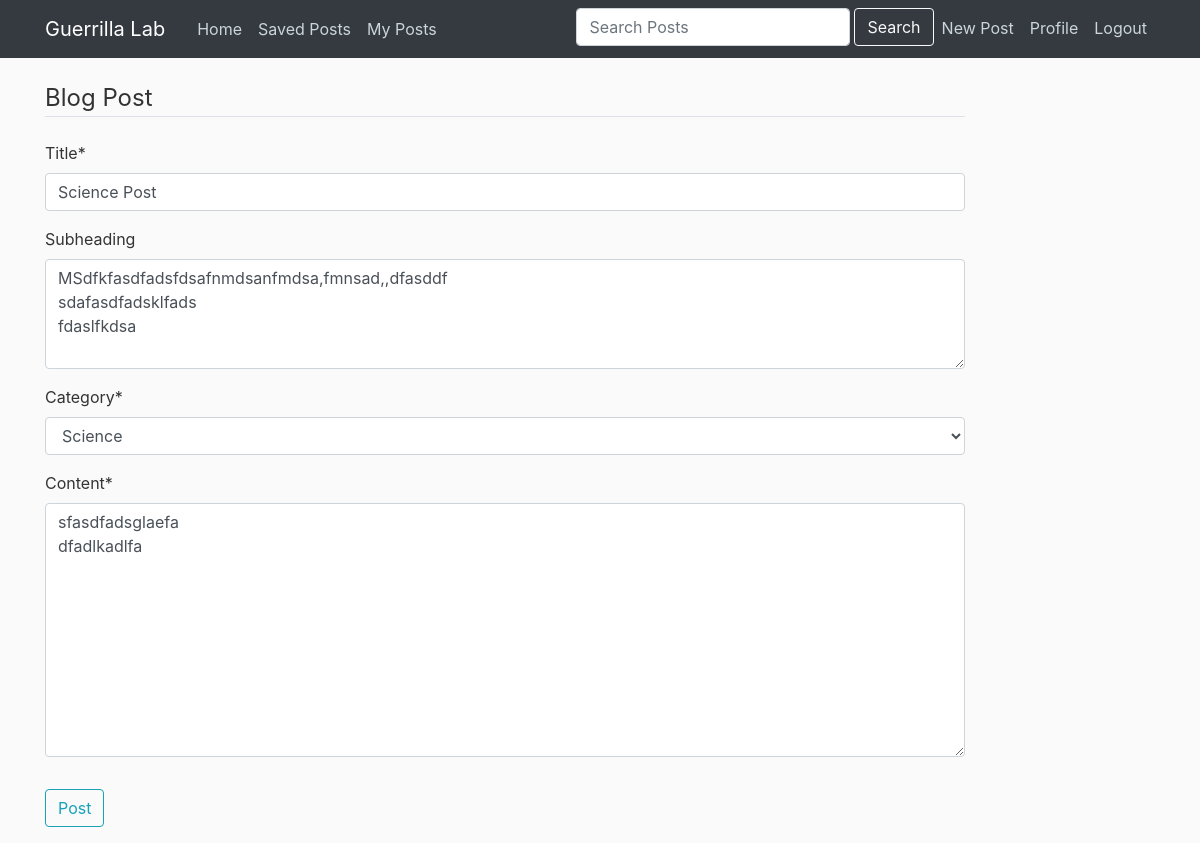
Screenshot of /post/37/update/ (signed in) with the database file from the repository.
### blog/models.py (models this page shows, shortened)
class Post(models.Model):
    title = models.CharField(max_length=100)
    content = models.TextField()
    subheading = models.TextField(max_length=255, blank=True, default=None)
    date_posted = models.DateTimeField(default=timezone.now)
    author = models.ForeignKey(User, on_delete=models.CASCADE)
    category = models.CharField(max_length=30, default=None)
    tags = TaggableManager(blank=True)

### blog/views.py (the view, shortened to what this page needs)
# urls.py: path('post/<int:pk>/update/', PostUpdateView.as_view(), name='post-update'),
class PostUpdateView(LoginRequiredMixin, UserPassesTestMixin, UpdateView):
    model = Post
    form_class = PostForm
    def test_func(self):
        post = self.get_object()
        if self.request.user == post.author:
            return True
        return False

### blog/forms.py
class PostForm(forms.ModelForm):
    class Meta:
        list_categories = Category.objects.all().values_list('category_name', 'category_name')
        choices = []
        for i in range(len(list_categories)):
            choices.append(list_categories[i])
            choices.sort()
        model = Post
        fields = ('title', 'subheading', 'category', 'content')
        widgets = {
            'title' : forms.TextInput(attrs={'class':'form-control'}),
            'subheading' : forms.Textarea(attrs={'rows':4}),
            'category' : forms.Select(choices=choices, attrs={'class':'form-control'}),
            'content' : forms.Textarea(attrs={'class':'form-control'})
        }

### blog/templates/blog/post_form.html (shortened to what this page needs)
{% extends 'blog/base.html' %}
{% load crispy_forms_tags %}
{% block content %}
    <div class="content-secton">
        <form method="POST">
            <fieldset class="form-group">
                <legend class="border-bottom mb-4">Blog Post</legend>
                {{ form|crispy }}
            </fieldset>
            <div class="form-group">
                <button class="btn btn-outline-info" type="submit">Post</button>
            </div>
        </form>
    </div>
{% endblock content %}

### blog/static/blog/main.css (style rules this page uses)
:root { --primary-color: #111; --secondary-color: #f4f4f4; --tertiary-color: #333; }
body { background: #fafafa; color: #333333; margin-top: 5rem; }

### rows the page displays
Post: title "Science Post", subheading "MSdfkfasdfadsfdsafnmdsanfmdsa,fmnsad,,dfasddf sdafasdfadsklfads fdaslfkdsa", category "Science", content "sfasdfadsglaefa dfadlkadlfa"
